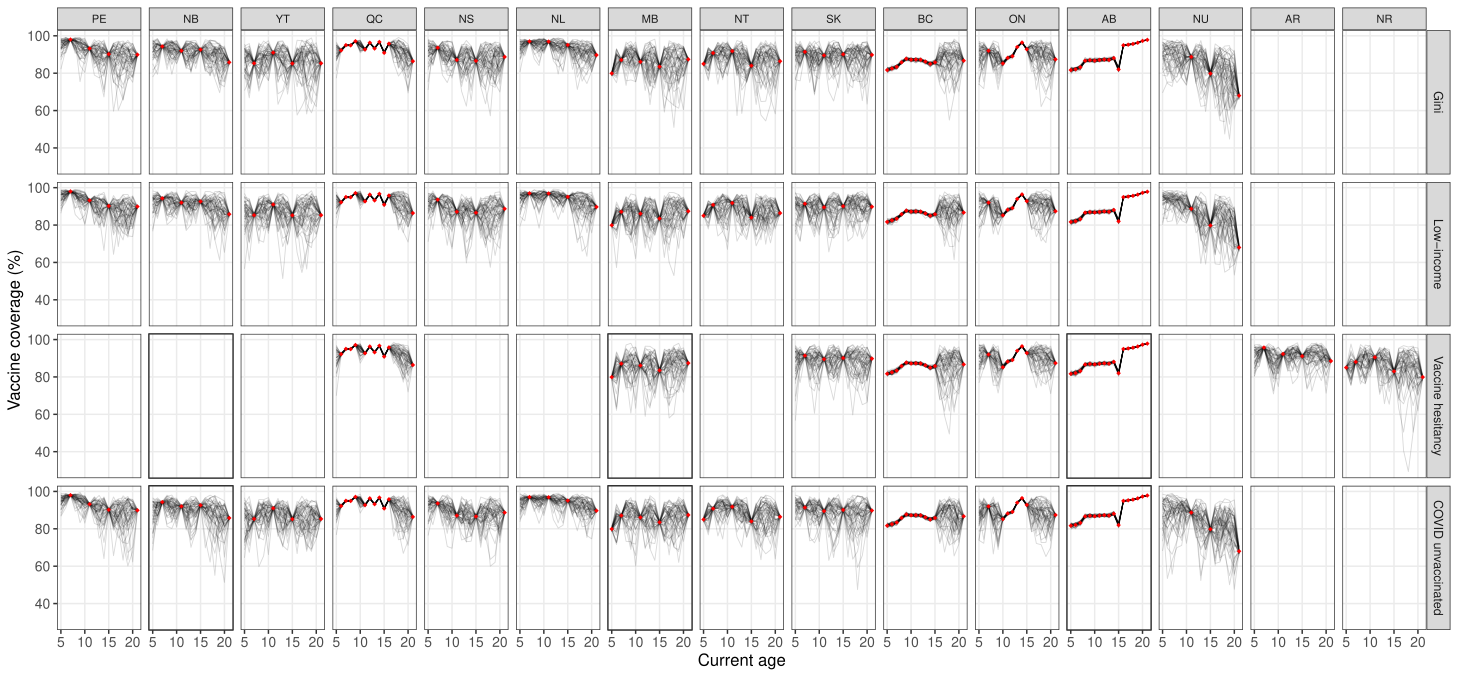

The R source for this figure:
# fig-posterior-draws.R
# Figure posterior-draws: posterior draws for Gini, LI, and VH models.
# Each model is a separate row in the plot.

post_Gini <- readRDS(here::here("results", "posterior_Gini.rds"))
post_LI   <- readRDS(here::here("results", "posterior_LI.rds"))
post_VH   <- readRDS(here::here("results", "posterior_VH.rds"))
post_CU   <- readRDS(here::here("results", "posterior_CU.rds"))

obs_Gini <- vax_clean
obs_LI   <- vax_cleanLI
obs_VH   <- vax_cleanVH
obs_CU   <- vax_clean

fig_posterior_Gini <- make_posterior_plot(post_Gini, obs_Gini)
fig_posterior_LI   <- make_posterior_plot(post_LI,   obs_LI)
fig_posterior_VH   <- make_posterior_plot(post_VH,   obs_VH)
fig_posterior_CU   <- make_posterior_plot(post_CU,   obs_CU)

ggsave(here::here("results", "fig-posterior-draws_LI.pdf"),
       fig_posterior_LI, width = fig_w, height = fig_h)
ggsave(here::here("results", "fig-posterior-draws_VH.pdf"),
       fig_posterior_VH, width = fig_w, height = fig_h)
ggsave(here::here("results", "fig-posterior-draws_CU.pdf"),
       fig_posterior_CU, width = fig_w, height = fig_h)

# Combine into one plot with facet_grid
# Province ordering: Gini order first, then any VH-unique region names appended
gini_order     <- levels(post_Gini$y_label)
vh_unique      <- setdiff(levels(post_VH$y_label), gini_order)
prov_order_all <- c(gini_order, vh_unique)

model_levels <- c("Gini", "Low-income", "Vaccine hesitancy", "COVID unvaccinated")

post_all <- bind_rows(
  post_Gini %>% mutate(model = "Gini",               province = as.character(y_label)),
  post_LI   %>% mutate(model = "Low-income",         province = as.character(y_label)),
  post_VH   %>% mutate(model = "Vaccine hesitancy",  province = as.character(y_label)),
  post_CU   %>% mutate(model = "COVID unvaccinated",  province = as.character(y_label))
) %>%
  mutate(
    model    = factor(model, levels = model_levels),
    province = factor(province, levels = prov_order_all)
  )

obs_all <- bind_rows(
  obs_Gini %>% mutate(model = "Gini",               province = location),
  obs_LI   %>% mutate(model = "Low-income",         province = location),
  obs_VH   %>% mutate(model = "Vaccine hesitancy",  province = location),
  obs_CU   %>% mutate(model = "COVID unvaccinated",  province = location)
) %>%
  mutate(
    model    = factor(model, levels = model_levels),
    province = factor(province, levels = prov_order_all)
  )

pt_labels <- pt_lookup() %>% select(location, pt) %>% deframe()
pt_labels["Atlantic region"] <- "AR"
pt_labels["Northern region"] <- "NR"

fig_posterior_combined <- ggplot(post_all) +
  geom_line(aes(x = x_i, y = post2D_constrained * 100,
                group = interaction(draw, province)),
            alpha = 0.15, linewidth = 0.3) +
  geom_point(data = obs_all,
             aes(x = age_current, y = value * 100, shape = n_doses),
             colour = "red", size = 1.2) +
  scale_shape_manual(values = shapes_doses, name = "Doses") +
  scale_x_continuous(name = "Current age", limits = c(min(post_all$x_i), max(post_all$x_i)),
                     breaks = seq(min(post_all$x_i), max(post_all$x_i), by = 5)) +
  scale_y_continuous(name = "Vaccine coverage (%)") +
  facet_grid(model ~ province, scales = "free_x", space = "free_x",
             labeller = labeller(province = as_labeller(pt_labels))) +
  theme(legend.position = "none")

ggsave(here::here("results", "fig-posterior-draws.pdf"),
       fig_posterior_combined, width = fig_w * 2, height = fig_h * 1.5)

# ── Gini with unobserved overlay (2+ dose data) ────────────────────────────────
unobs_Gini <- readr::read_csv(here::here("data", "coverage", "generated", "measles_vax-coverage-data-cleaned_2plus.csv")) %>%
  select(age_current, location, value)

fig_posterior_Gini_unobs <- make_posterior_plot(post_Gini, obs_Gini, show_unobs = TRUE, unobs_df = unobs_Gini) +
  theme(legend.position = "inside",
    legend.position.inside = c(0.98, -0.05),   # bottom-right
    legend.justification = c(1, 0)
)
fig_posterior_Gini_unobs

ggsave(here::here("results", "fig-posterior-draws_Gini_unobs.jpeg"),
       fig_posterior_Gini_unobs, width = fig_w, height = fig_h, dpi = 300)
ggsave(here::here("results", "fig-posterior-draws_Gini_unobs.pdf"),
       fig_posterior_Gini_unobs, width = fig_w, height = fig_h)
